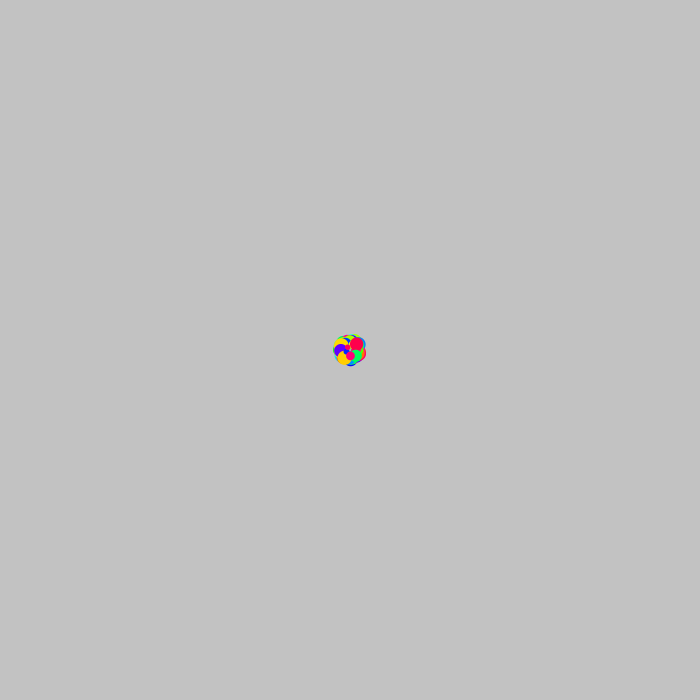
Frame 1 (no input)
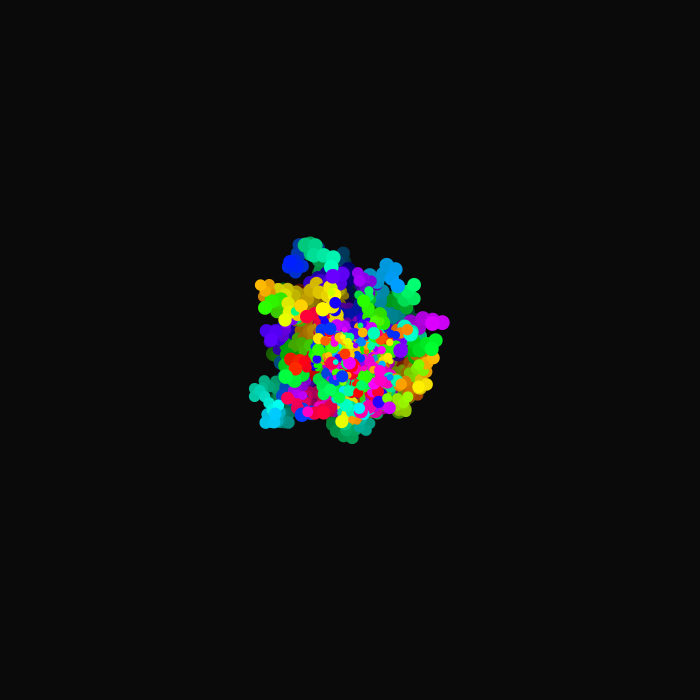
Frame 60 (the mouse pressed at the canvas centre just before this capture)
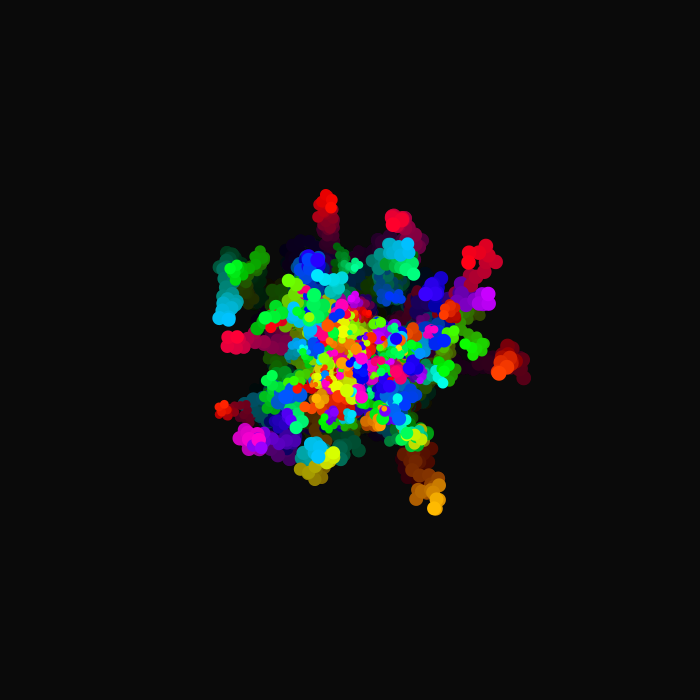
Frame 120 (the mouse held since frame 60 and released just before this capture)

The Processing sketch that drew these frames (run headless with seeded random() and noise(); from frame 60 on, the mouse is pressed at the canvas centre):

// Processing sketch: Exercise38_01
// ── Exercise38_01.pde
/*
Flynn Lundeen
Exercise 38 _01
This code created a class that creates a lot of dots that demonstrate Brownian motion
*/

int Obj_count =150; //How many Objects you want present
Name[] Brow = new Name[Obj_count];
//     /\
// Name of Class
// in your code
// when you call 
// upon a the
// class
void setup() {
  noStroke();
  colorMode(HSB);
  size(700,700);
  for (int i = 0; Obj_count > i; i++) {
    Brow[i] = new Name(5,random(5, 15), random(255)); // Where you input the variable data for 
  } //              Turn speed, width, color
}
  
  
 void draw() {
   //background(0);
   fill(0,12);
   rect(0,0,width,height);
   for (int i=0; Obj_count>i; i++) {
   Brow[i].function_1();      // How to call functions for a class
   }
   
   //Name[1].funciton_1();  This is how you call a specific funcitons
   
 }
// ── class_dna.pde
class Name {  //Name is what the class will be called
//Variables used in the class
float x = width/2;
float y = height/2;

float mx;
float my;
float ang;
float angdif;
float r;
float sugar;
float C;
  Name(float a, float b,float c) {
    sugar=a;
    r=b;
    C = c;
  }
  
  
  void function_1() {
    angdif = random(sugar * -1,sugar);
  ang += angdif;

  if (x + r>=width) {
    ang += 180;
  }
  if (y + r>=height) {
    ang += 180;
  }
  if (x - r<=0) {
    ang += 180;
  }
  if (y - r<= 0) {
    ang += 180;
  }
  mx = cos(ang) * (r-(r/3));
  my = sin(ang) * (r-(r/3));
  x = x+mx;
  y = y+my;

  fill(C,255,255);
  ellipse(x,y,r,r);

  C+= 1;
  if (C >= 255) {
    C =0;
  }
    //code wanted in function_1
  }
  
  void function_2() {
    //code wanted in function_2
  }
}
